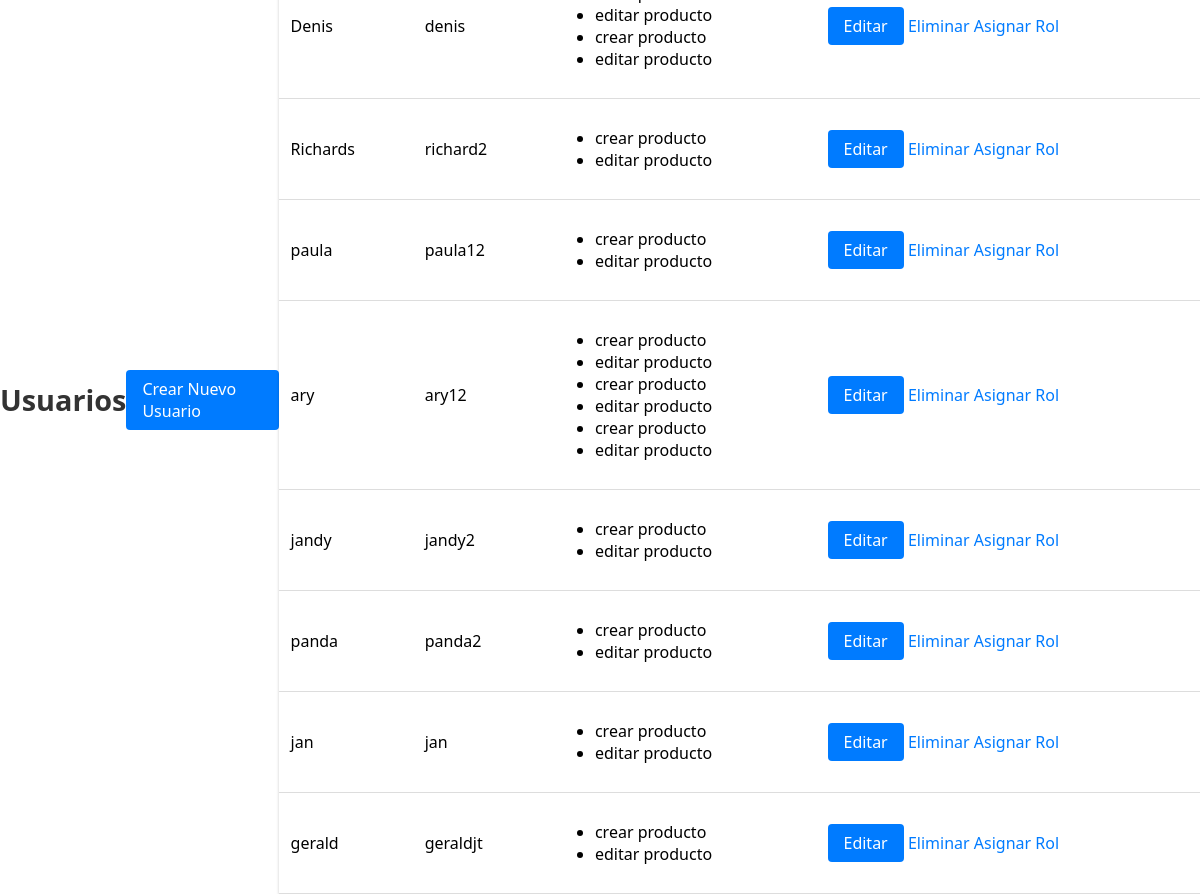
Screenshot of /usuarios/ with the database file from the repository.
### log/models.py (models this page shows, shortened)
class Usuario(models.Model):
    id = models.AutoField(primary_key=True, db_column='idUsuarios')
    nombre = models.CharField(max_length=45)
    user = models.CharField(max_length=45, unique=True)
    password = models.CharField(max_length=45)
    class Meta:
        db_table = 'Usuarios'
        verbose_name = 'Usuario'
        verbose_name_plural = 'Usuarios'

class Funcion(models.Model):
    id = models.AutoField(primary_key=True, db_column='idFunciones')
    descripcion = models.CharField(max_length=45)
    class Meta:
        db_table = 'Funciones'
        verbose_name = 'Función'
        verbose_name_plural = 'Funciones'

### log/views.py (the view)
# urls.py: path('usuarios/', views.lista_usuarios, name='lista_usuarios'),
def lista_usuarios(request):
    usuarios_con_permisos = []
    for usuario in Usuario.objects.all():
        permisos = Funcion.objects.filter(roles__usuariorol__usuario=usuario)
        usuarios_con_permisos.append({
            'usuario': usuario,
            'permisos': permisos
        })
        print(f"Usuario: {usuario.nombre} ({usuario.user}) - Permisos:")
        for permiso in permisos:
            print(f"  - {permiso.descripcion}")
    return render(request, 'log/usuarios/lista_usuarios.html', {'usuarios_con_permisos': usuarios_con_permisos})

### log/templates/log/usuarios/lista_usuarios.html (shortened to what this page needs)
{% load static %}
<!DOCTYPE html>
<html lang="es">
<head>
    <link rel="stylesheet" type="text/css" href="{% static 'log/styles.css' %}">
</head>
<body>
        <h1>Usuarios</h1>
        <a href="{% url 'crear_usuario' %}" class="btn-primary">Crear Nuevo Usuario</a>
    <table>
        <tbody>
            {% for item in usuarios_con_permisos %}
            <tr>
                <td>{{ item.usuario.nombre }}</td>
                <td>{{ item.usuario.user }}</td>
                <td>
                    {% if item.permisos %}
                        <ul>
                            {% for permiso in item.permisos %}
                                <li>{{ permiso.descripcion }}</li>
                            {% endfor %}
                        </ul>
                    {% else %}
                        Sin permisos asignados
                    {% endif %}
                </td>
                <td>
                    <a href="{% url 'editar_usuario' item.usuario.id %}" class="btn-primary">Editar</a>
                    <a href="{% url 'eliminar_usuario' item.usuario.id %}" class="btn-danger">Eliminar</a>
                    <a href="{% url 'asignar_rol_usuario' item.usuario.id %}" class="btn-secondary">Asignar Rol</a>
                </td>
            </tr>
            {% endfor %}
        </tbody>
    </table>
</body>
</html>

### log/static/log/styles.css (style rules this page uses)
body { background-repeat: no-repeat; background-attachment: fixed; background-size: cover; font-family: "Segoe UI", Tahoma, Geneva, Verdana, sans-serif; display: flex; justify-content: center; align-items: center; height: 100vh; margin: 0; }
h1 { text-align: center; font-size: 1.8rem; color: #333; margin-bottom: 20px; }
a { color: #007bff; text-decoration: none; }
table { width: 100%; border-collapse: collapse; margin: 20px 0; background-color: white; box-shadow: 0 1px 3px rgba(0, 0, 0, 0.2); }
th, td { padding: 12px; text-align: left; border-bottom: 1px solid #ddd; }
.btn-primary { background-color: #007bff; color: white; padding: 8px 16px; border-radius: 4px; text-decoration: none; display: inline-block; }

### rows the page displays
Usuario: usuario.nombre "Denis", usuario.user "denis"
Funcion: descripcion "editar producto"
Funcion: descripcion "crear producto"
Usuario: usuario.nombre "Richards", usuario.user "richard2"
Usuario: usuario.nombre "paula", usuario.user "paula12"
Usuario: usuario.nombre "ary", usuario.user "ary12"
Usuario: usuario.nombre "jandy", usuario.user "jandy2"
Usuario: usuario.nombre "panda", usuario.user "panda2"
Usuario: usuario.nombre "jan", usuario.user "jan"
Usuario: usuario.nombre "gerald", usuario.user "geraldjt"
